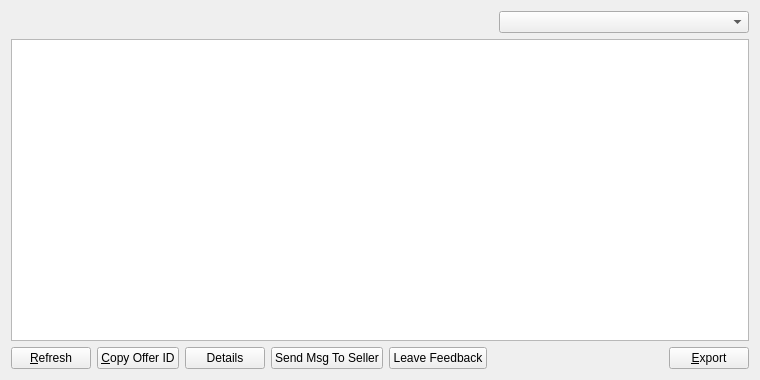
<?xml version="1.0" encoding="UTF-8"?>
<ui version="4.0">
 <class>AcceptedOfferListPage</class>
 <widget class="QWidget" name="AcceptedOfferListPage">
  <property name="geometry">
   <rect>
    <x>0</x>
    <y>0</y>
    <width>760</width>
    <height>380</height>
   </rect>
  </property>
  <property name="windowTitle">
   <string>Accepted Offers</string>
  </property>
  <layout class="QVBoxLayout" name="verticalLayout">
   <item>
    <layout class="QHBoxLayout" name="horizontalLayout_2">
     <item>
      <widget class="QLabel" name="labelExplanation">
       <property name="textFormat">
        <enum>Qt::PlainText</enum>
       </property>
       <property name="wordWrap">
        <bool>true</bool>
       </property>
      </widget>
     </item>
     <item>
      <widget class="QComboBox" name="displayListAlias">
       <property name="maximumSize">
        <size>
         <width>250</width>
         <height>16777215</height>
        </size>
       </property>
      </widget>
     </item>
    </layout>
   </item>
   <item>
    <widget class="QTableView" name="tableView">
     <property name="contextMenuPolicy">
      <enum>Qt::CustomContextMenu</enum>
     </property>
     <property name="toolTip">
      <string/>
     </property>
     <property name="tabKeyNavigation">
      <bool>false</bool>
     </property>
     <property name="alternatingRowColors">
      <bool>true</bool>
     </property>
     <property name="selectionMode">
      <enum>QAbstractItemView::SingleSelection</enum>
     </property>
     <property name="selectionBehavior">
      <enum>QAbstractItemView::SelectRows</enum>
     </property>
     <property name="sortingEnabled">
      <bool>true</bool>
     </property>
     <attribute name="verticalHeaderVisible">
      <bool>false</bool>
     </attribute>
    </widget>
   </item>
   <item>
    <layout class="QHBoxLayout" name="horizontalLayout">
     <item>
      <widget class="QPushButton" name="refreshButton">
       <property name="maximumSize">
        <size>
         <width>16777215</width>
         <height>48</height>
        </size>
       </property>
       <property name="toolTip">
        <string>Refresh accepted offer list</string>
       </property>
       <property name="text">
        <string>&amp;Refresh</string>
       </property>
      </widget>
     </item>
     <item>
      <widget class="QPushButton" name="copyOffer">
       <property name="toolTip">
        <string>Copy the currently selected offer to the system clipboard</string>
       </property>
       <property name="text">
        <string>&amp;Copy Offer ID</string>
       </property>
      </widget>
     </item>
     <item>
      <widget class="QPushButton" name="detailButton">
       <property name="toolTip">
        <string>Details of the selected accepted offer</string>
       </property>
       <property name="text">
        <string>Details</string>
       </property>
      </widget>
     </item>
     <item>
      <widget class="QPushButton" name="messageButton">
       <property name="toolTip">
        <string>Send message to the seller</string>
       </property>
       <property name="text">
        <string>Send Msg To Seller</string>
       </property>
      </widget>
     </item>
     <item>
      <widget class="QPushButton" name="feedbackButton">
       <property name="text">
        <string>Leave Feedback</string>
       </property>
      </widget>
     </item>
     <item>
      <spacer name="horizontalSpacer">
       <property name="orientation">
        <enum>Qt::Horizontal</enum>
       </property>
       <property name="sizeHint" stdset="0">
        <size>
         <width>40</width>
         <height>20</height>
        </size>
       </property>
      </spacer>
     </item>
     <item>
      <widget class="QPushButton" name="exportButton">
       <property name="toolTip">
        <string>Export the data in the current tab to a file</string>
       </property>
       <property name="text">
        <string>&amp;Export</string>
       </property>
      </widget>
     </item>
    </layout>
   </item>
  </layout>
 </widget>
 <resources>
  <include location="../syscoin.qrc"/>
 </resources>
 <connections/>
</ui>
